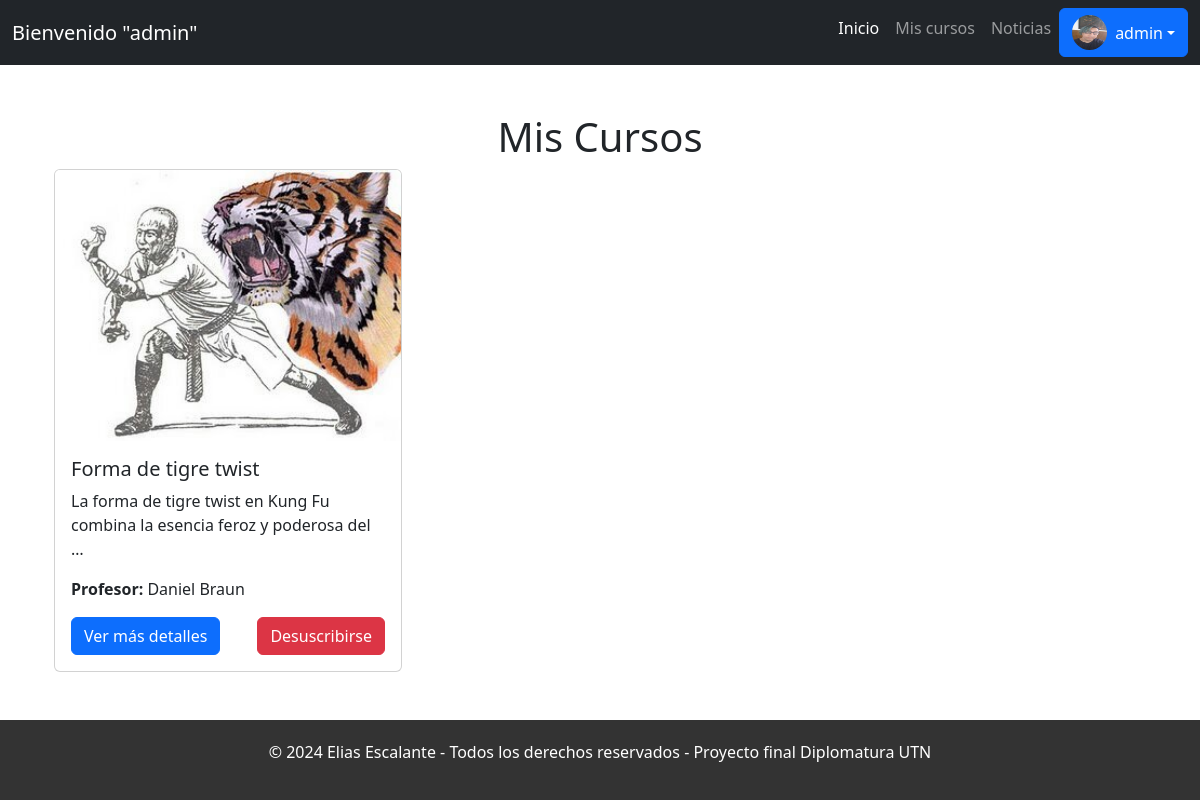
Before: /cursos/mis-cursos/ (signed in) with the older database file.
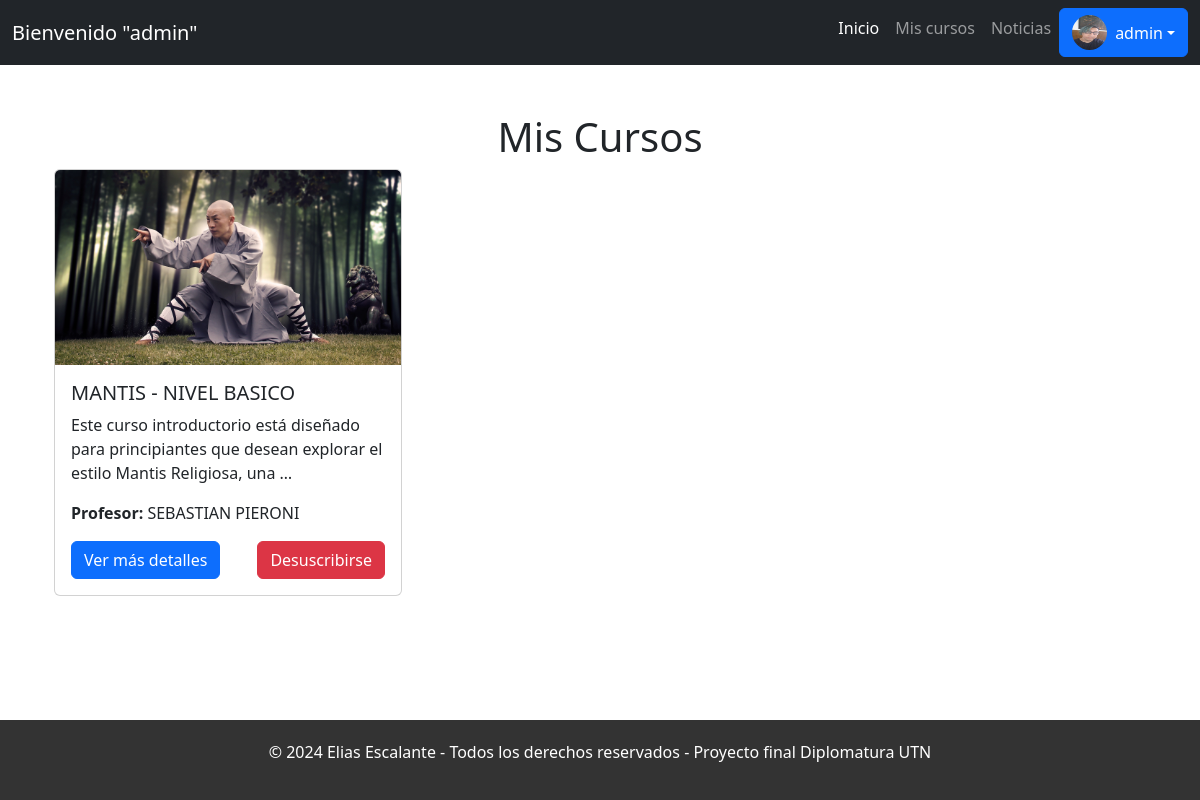
After: the same page with the newer database file.
### cursos/models.py (models this page shows)
class Curso(models.Model):
    nombre = models.CharField(max_length=50)
    comision = models.CharField(max_length=20)
    Profesor = models.CharField(max_length=50)
    Descripcion = models.TextField(max_length=500)
    cupo = models.IntegerField(default=0)
    precio = models.DecimalField(max_digits=12, decimal_places=2, default=0.00)
    imagen = models.ImageField(upload_to="producto/%Y/%m/%d", blank=True, null=True)
    direccion= models.CharField(max_length=200)
    def __str__(self):
        return "curso: " + self.nombre

### cursos/views.py (the view)
# urls.py: path('mis-cursos/', views.mis_cursos, name='mis_cursos'),
@login_required
def mis_cursos(request):
    tickets = Ticket.objects.filter(usuario=request.user).select_related('curso')
    cursos = [{'curso': ticket.curso, 'ticket_id': ticket.id} for ticket in tickets]
    print(cursos)
    return render(request, 'cursos/mis_cursos.html', {'cursos': cursos})

### templates/cursos/mis_cursos.html (shortened to what this page needs)
{% extends 'layout.html' %}
{% load static%}
{% block content %}
<div class="container mt-5">
    <h1 class="text-center">Mis Cursos</h1>
    {% if cursos %}
        <div class="row">
            {% for curso in cursos %}
                <div class="col-md-4 mb-4">
                    <div class="card">
                        <img src="{{ curso.curso.imagen.url }}" class="card-img-top" alt="{{ curso.curso.nombre }}">
                        <div class="card-body">
                            <h5 class="card-title">{{ curso.curso.nombre }}</h5>
                            <p class="card-text">{{ curso.curso.Descripcion|truncatewords:15 }}</p>
                            <p><strong>Profesor:</strong> {{ curso.curso.Profesor }}</p>
                            <div class="d-flex justify-content-between">
                                <a href="{% url 'detalle_curso' curso.curso.id %}" class="btn btn-primary">Ver más detalles</a>
                                <form id="desuscribir-form-{{ curso.ticket_id }}" action="{% url 'desuscribirse_curso' curso.ticket_id %}" method="post">
                                    <button type="button" class="btn btn-danger" onclick="confirmarDesuscripcion({{ curso.ticket_id }})">
                                        Desuscribirse
                                    </button>
                                </form>
                            </div>
                        </div>
                    </div>
                </div>
            {% endfor %}
        </div>
    {% else %}
        <p class="text-center">No estás inscrito en ningún curso actualmente.</p>
    {% endif %}
</div>
{% endblock %}

Changed rows visible on the page:
no longer on this page (row unchanged): Curso: curso.imagen (picture), curso.nombre "Forma de tigre twist", curso.Descripcion "La forma de tigre twist en Kung Fu combina la esencia feroz y poderosa del …", curso.Profesor "Daniel Braun"
now on this page (row edited): Curso: curso.imagen (picture), curso.nombre "MANTIS - NIVEL BASICO", curso.Descripcion "Este curso introductorio está diseñado para principiantes que desean explorar el estilo Mantis Religiosa, una …", curso.Profesor "SEBASTIAN PIERONI"
